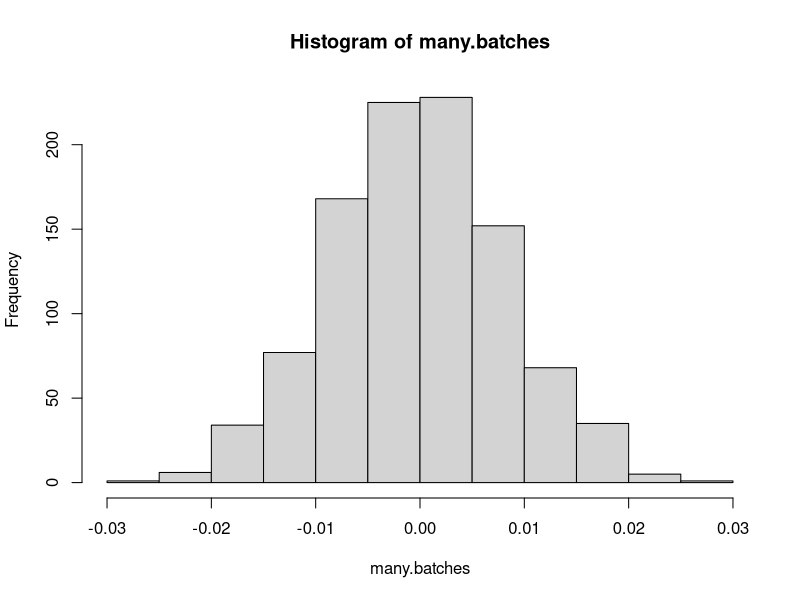

Here is the R script that generated this plot:
## ---- chunk 1
knitr::opts_chunk$set(echo = TRUE)
## ---- chunk 2
spinner=c(-1, 0, 1)
(one.run=sample(spinner, 1))
## ---- chunk 3
n.sim=10000
(many.runs=sample(spinner, n.sim, replace=TRUE))
## ---- chunk 4
(mc=mean(many.runs))
## ---- chunk 5
#first, we define a function for a single spin
spin.mc<-function(){
  mean(sample(spinner, n.sim, replace=TRUE))
}
  
n.batches=1000

many.batches=replicate(n.batches, spin.mc())
#many.batches
hist(many.batches)
## ---- chunk 6
#the mean of means
mean(many.batches)

#theoretical variance of a single spin
var.spin=2/3

#theor
(var.mc=var.spin/n.sim)

#empirical
var(many.batches)
## ---- chunk 7
reward=c(-1, 0, 9)
probs=c(1/2, 1/3, 1/6)
## ---- chunk 8
(exp.reward=sum(reward*probs))
## ---- chunk 9
n.sim=10000
mc.exp.reward=mean(sample(reward, size=n.sim, prob=probs, replace=TRUE))
mc.exp.reward
## ---- chunk 10
n.trials=50
suc.prob=0.4
## ---- chunk 11
exp.bin=n.trials*suc.prob
exp.bin
## ---- chunk 12
runs=rbinom(n.sim, size=n.trials, prob = suc.prob)
mean(runs)
